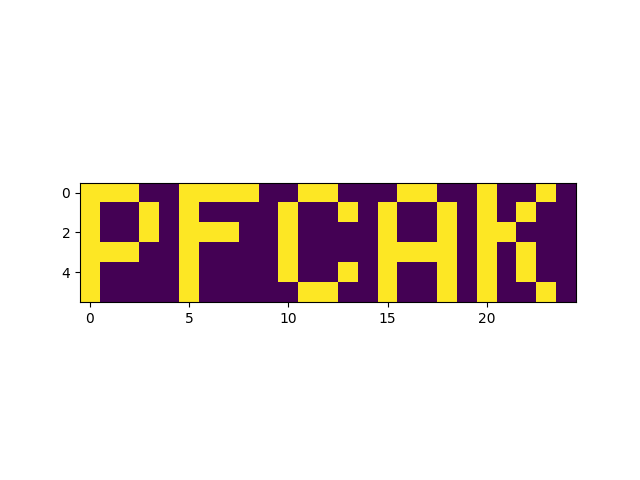

Generate this figure with Python:
from aocd import get_data
import matplotlib.pyplot as plt
import numpy as np

data = get_data(day=8)
dn = list(data)

w = 25
h = 6
layer_s = w * h

layers = [[dn[x:x+layer_s][y:y+w] for y in range(0, layer_s, w)] for x in range(0, len(dn), layer_s)]

zero_counts = [sum([r.count('0') for r in l]) for l in layers]
min_z_i = zero_counts.index(min(zero_counts))

p1 = sum([r.count('1') for r in layers[min_z_i]]) * sum([r.count('2') for r in layers[min_z_i]])
print(f"Part 1: {p1}")

canvas = np.full((h, w), 2)
for i in range(h):
    for j in range(w):
        for l in layers:
            if l[i][j] != '2':
                canvas[i][j] = int(l[i][j])
                break

plt.imshow(np.array(canvas))
plt.savefig('day_8.png')
print("See day_8.png for Part 2")